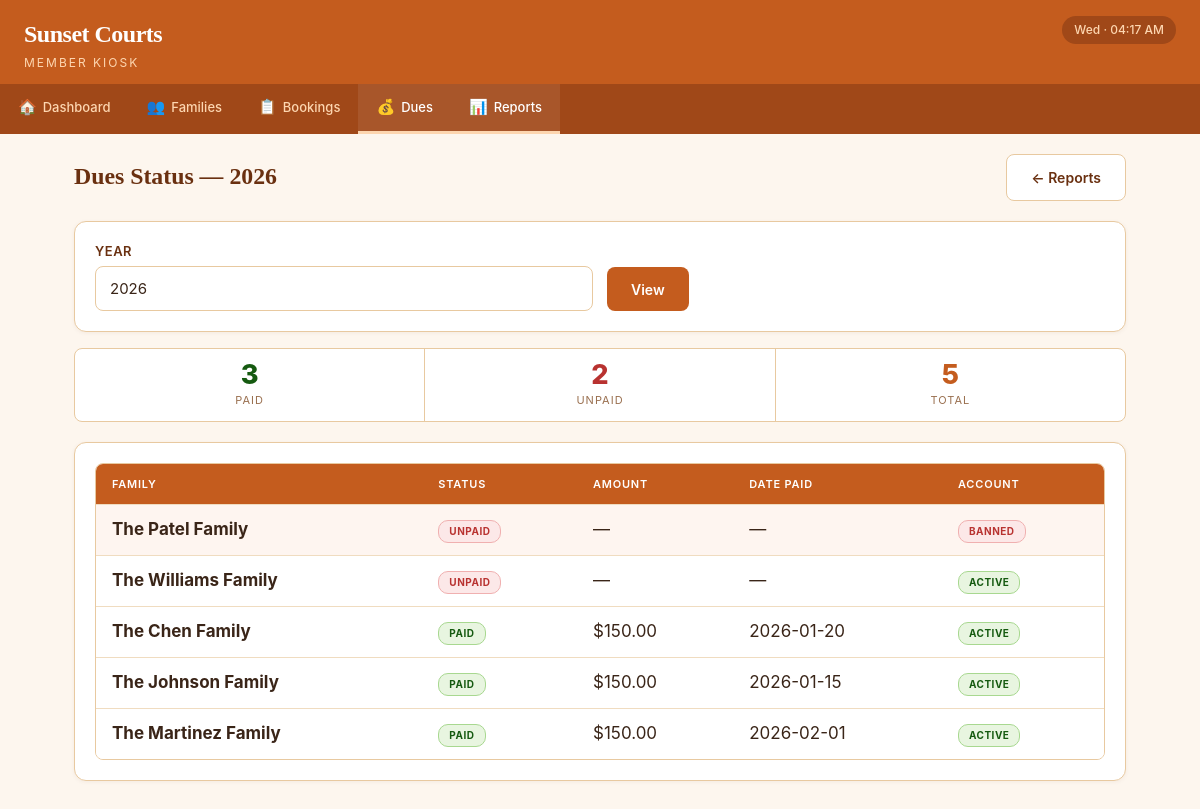
The page /reports/dues on the database its author committed.
### tables this page shows
CREATE TABLE dues (
            due_id      INTEGER PRIMARY KEY AUTOINCREMENT,
            family_id   INTEGER NOT NULL,
            year        INTEGER NOT NULL,
            is_paid     INTEGER NOT NULL DEFAULT 0,
            amount_paid REAL    DEFAULT 0.0,
            date_paid   DATE,
            notes       TEXT,
            FOREIGN KEY (family_id) REFERENCES families(family_id) ON DELETE CASCADE,
            UNIQUE(family_id, year)
        );

CREATE TABLE families (
            family_id       INTEGER PRIMARY KEY AUTOINCREMENT,
            family_name     TEXT    NOT NULL,
            primary_contact TEXT,
            phone           TEXT,
            email           TEXT,
            join_date       DATE    NOT NULL DEFAULT (date('now')),
            is_banned       INTEGER NOT NULL DEFAULT 0,
            notes           TEXT,
            created_at      DATETIME NOT NULL DEFAULT (datetime('now'))
        );

### app.py (the view)
@app.route('/reports/dues')
def report_dues_status():
    year = request.args.get('year', date.today().year, type=int)
    report = query_db('''
        SELECT f.family_name, f.is_banned, COALESCE(d.is_paid, 0) as is_paid,
               d.amount_paid, d.date_paid
        FROM families f
        LEFT JOIN dues d ON f.family_id = d.family_id AND d.year = ?
        ORDER BY COALESCE(d.is_paid, 0), f.family_name
    ''', (year,))
    paid = sum(1 for r in report if r['is_paid'])
    return render_template('reports/dues_status.html', dues_report=report, year=year,
                           paid_count=paid, unpaid_count=len(report) - paid)

### app.py (called while the page is built)
@app.context_processor
def inject_globals():
    now = datetime.now()
    return {
        'today_display': now.strftime('%a · %I:%M %p')
    }

### db.py (called while the page is built)
def get_db():
    conn = sqlite3.connect(DB_PATH)
    conn.execute("PRAGMA foreign_keys = ON")
    conn.row_factory = sqlite3.Row
    return conn

def query_db(query, args=(), one=False):
    conn = get_db()
    try:
        cursor = conn.execute(query, args)
        results = cursor.fetchall()
        return results[0] if one and results else (None if one else results)
    finally:
        conn.close()

### templates/reports/dues_status.html (shortened to what this page needs)
{% extends "base.html" %}
{% block content %}
<div class="page-header"><h2>Dues Status — {{ year }}</h2><a href="{{ url_for('reports_home') }}" class="btn btn-outline">← Reports</a></div>
<div class="card mb-16">
    <form method="GET" action="{{ url_for('report_dues_status') }}" class="form-row" style="align-items:end;">
        <div class="form-group" style="margin-bottom:0;"><label>Year</label><input type="number" name="year" value="{{ year }}" min="2020" max="2030"></div>
        <div class="form-group" style="margin-bottom:0;"><button type="submit" class="btn btn-primary">View</button></div>
    </form>
</div>
<div class="stat-strip">
    <div class="stat-item"><div class="stat-value" style="color:var(--open-text);">{{ paid_count }}</div><div class="stat-label">Paid</div></div>
    <div class="stat-item"><div class="stat-value" style="color:var(--danger);">{{ unpaid_count }}</div><div class="stat-label">Unpaid</div></div>
    <div class="stat-item"><div class="stat-value">{{ paid_count + unpaid_count }}</div><div class="stat-label">Total</div></div>
</div>
<div class="card"><div class="table-wrap"><table>
    <thead><tr><th>Family</th><th>Status</th><th>Amount</th><th>Date Paid</th><th>Account</th></tr></thead>
    <tbody>{% for r in dues_report %}
    <tr {% if r.is_banned %}style="background:#fef5f0;"{% endif %}>
        <td><strong>{{ r.family_name }}</strong></td>
        <td>{% if r.is_paid %}<span class="badge badge-paid">Paid</span>{% else %}<span class="badge badge-unpaid">Unpaid</span>{% endif %}</td>
        <td>{{ '$%.2f' % r.amount_paid if r.amount_paid else '—' }}</td>
        <td>{{ r.date_paid or '—' }}</td>
        <td>{% if r.is_banned %}<span class="badge badge-banned">Banned</span>{% else %}<span class="badge badge-active">Active</span>{% endif %}</td>
    </tr>{% endfor %}</tbody>
</table></div></div>
{% endblock %}

### rows shown on the page
dues: family_name "The Patel Family", shows "UNPAID", amount_paid "—", date_paid "—", shows "BANNED"
dues: family_name "The Williams Family", shows "UNPAID", amount_paid "—", date_paid "—", shows "ACTIVE"
dues: family_name "The Chen Family", shows "PAID", amount_paid "$150.00", date_paid "2026-01-20", shows "ACTIVE"
dues: family_name "The Johnson Family", shows "PAID", amount_paid "$150.00", date_paid "2026-01-15", shows "ACTIVE"
dues: family_name "The Martinez Family", shows "PAID", amount_paid "$150.00", date_paid "2026-02-01", shows "ACTIVE"

### other values the page prints
{{ year }} "2026"
{{ paid_count }} "3"
{{ unpaid_count }} "2"
{{ paid_count + unpaid_count }} "5"
